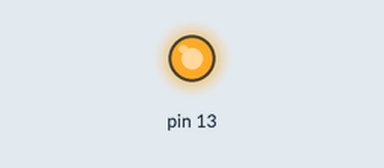
This sketch was run on a simulated Arduino Uno, built with avr-gcc and run on an emulated ATmega328P. Parts: output pins drawn as LEDs (lit = HIGH).

Above: at 0.2 s.
At 35.0 s:
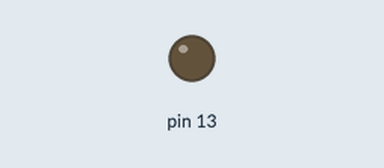
Timing chart, 0 to 36.4 s (numbered marks = the images above):
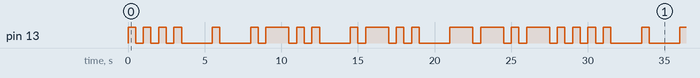

Measured:
- by itself, pin 13: moves between LOW and HIGH, repeating every 28.0 s
- by itself, everything shown: repeats every 28.0 s, in 34 steps

The sketch:

H.ino
```cpp
void setup() {
  // put your setup code here, to run once:
  pinMode(13,OUTPUT);
  Serial.println(9600);
}

void Point(){
  digitalWrite(13,HIGH);
  delay(500);
  digitalWrite(13,LOW);
  delay(500);
}

void Straw(){
  digitalWrite(13,HIGH);
  delay(1500);
  digitalWrite(13,LOW);
  delay(500);
}

 void Jg(){
    digitalWrite(13,LOW);
  delay(1500);
}

void H(){
  for(int i=0;i<4;i++){
    Point();
  }
  Serial.println("H");
}

void E(){
  Point();
  void KongStraw();
  void KongStraw();
  void KongStraw();
  Serial.println("E");
}

void L(){
  Point();
  Straw();
  Point();
  Point();
  Serial.println("L");
}
void O(){
  Straw();
  Straw();
  Point();
  Straw();

  }


void loop() {
  // put your main code here, to run repeatedly:
  H();
  Jg();
  E();
  Jg();
  L();
  Jg();
  L();
  Jg();
  O();

}
```
